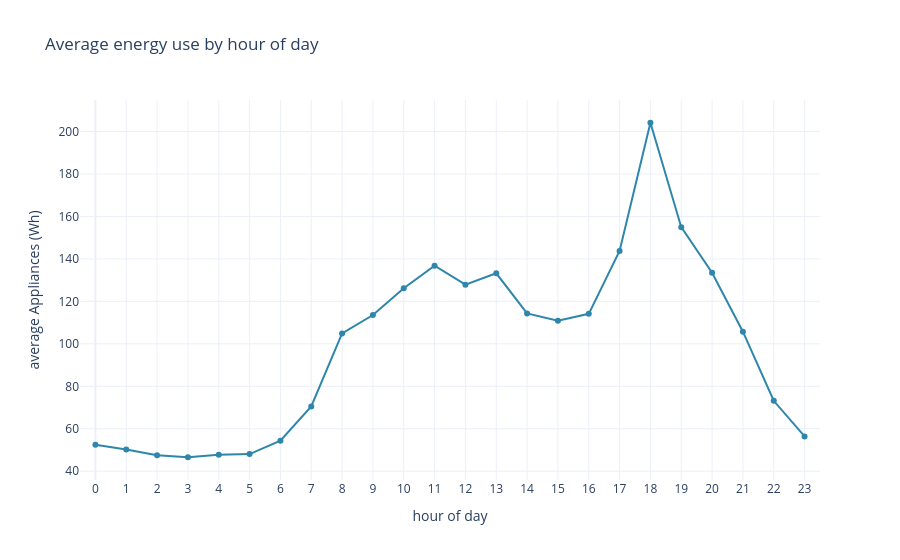

Notebook code for this chart:
### Markdown cell above
### D. Patterns by time

### Code cell
hour = train_df['date'].dt.hour.rename('hour')
day = train_df['date'].dt.dayofweek.rename('day')
day_names = ['Mon', 'Tue', 'Wed', 'Thu', 'Fri', 'Sat', 'Sun']

hourly = train_df.groupby(hour)['Appliances'].mean()
fig = px.line(x=hourly.index, y=hourly.values, markers=True,
              labels={'x': 'hour of day', 'y': 'average Appliances (Wh)'},
              title='Average energy use by hour of day')
fig.update_xaxes(dtick=1, range= [-0.5, 23.5])
fig.show()

print('peak hour:', hourly.idxmax(), '| lowest hour:', hourly.idxmin())

### Figure 1 — Plotly figure (JSON) as saved in the notebook; plotly's stock layout.template omitted (floating-point values rounded to 4 significant figures)
{"data": [{"hovertemplate": "hour of day=%{x}<br>average Appliances (Wh)=%{y}<extra></extra>", "legendgroup": "", "line": {"color": "#2E86AB", "dash": "solid"}, "marker": {"symbol": "circle"}, "mode": "lines+markers", "name": "", "orientation": "v", "showlegend": false, "type": "scatter", "x": [0, 1, 2, 3, 4, 5, 6, 7, 8, 9, 10, 11, 12, 13, 14, 15, 16, 17, 18, 19, 20, 21, 22, 23], "xaxis": "x", "y": [52.45, 50.21, 47.5, 46.58, 47.71, 48.07, 54.36, 70.54, 104.9, 113.6, 126.2, 136.8, 127.8, 133.2, 114.3, 110.9, 114.1, 143.7, 204.1, 154.9, 133.5, 105.7, 73.18, 56.41], "yaxis": "y"}], "layout": {"legend": {"tracegroupgap": 0}, "title": {"text": "Average energy use by hour of day"}, "xaxis": {"anchor": "y", "domain": [0, 1], "dtick": 1, "range": [-0.5, 23.5], "title": {"text": "hour of day"}}, "yaxis": {"anchor": "x", "domain": [0, 1], "title": {"text": "average Appliances (Wh)"}}}}
